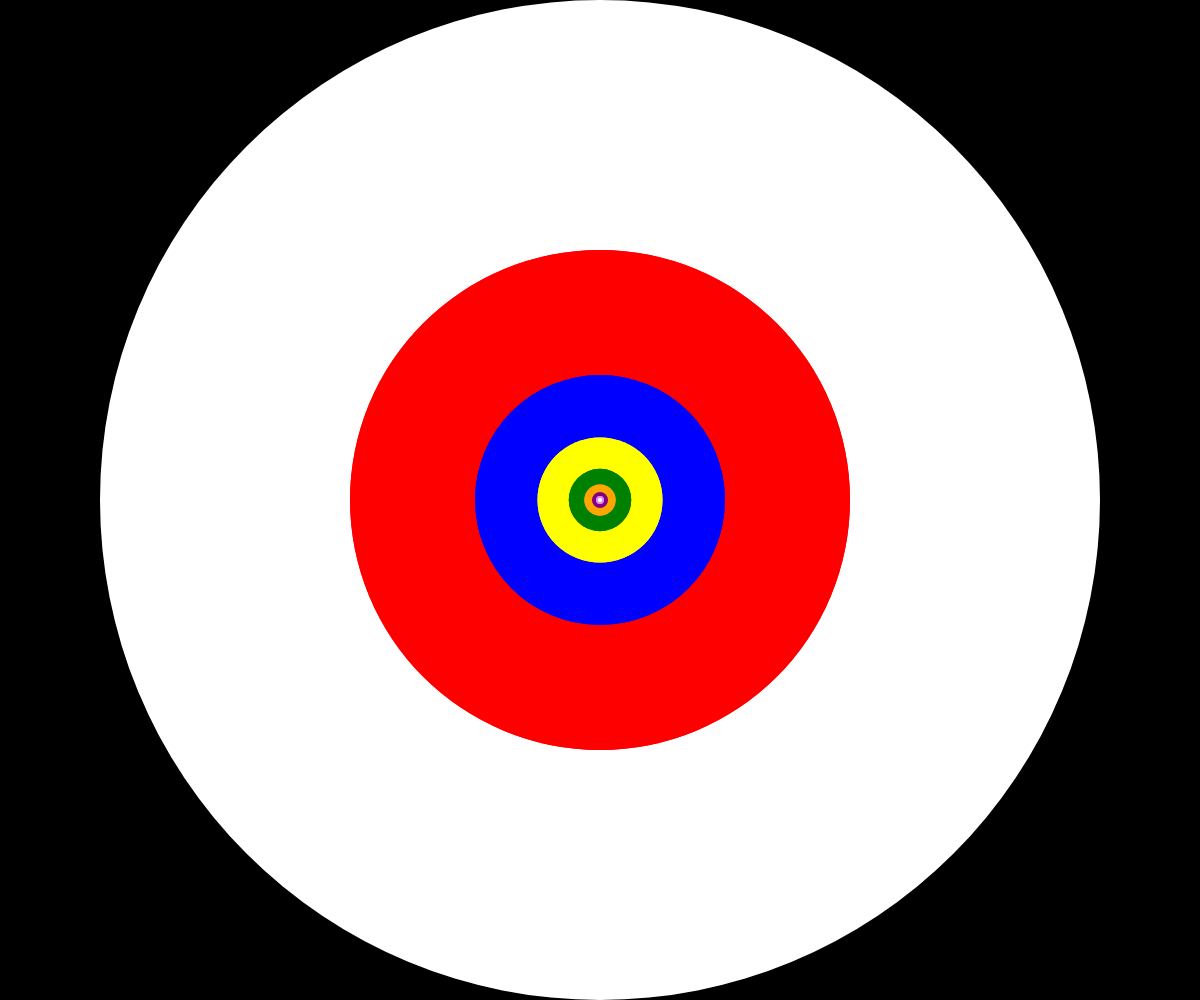
Frame 1 (no input)
Frame 60 (no input): identical to frame 1, image omitted
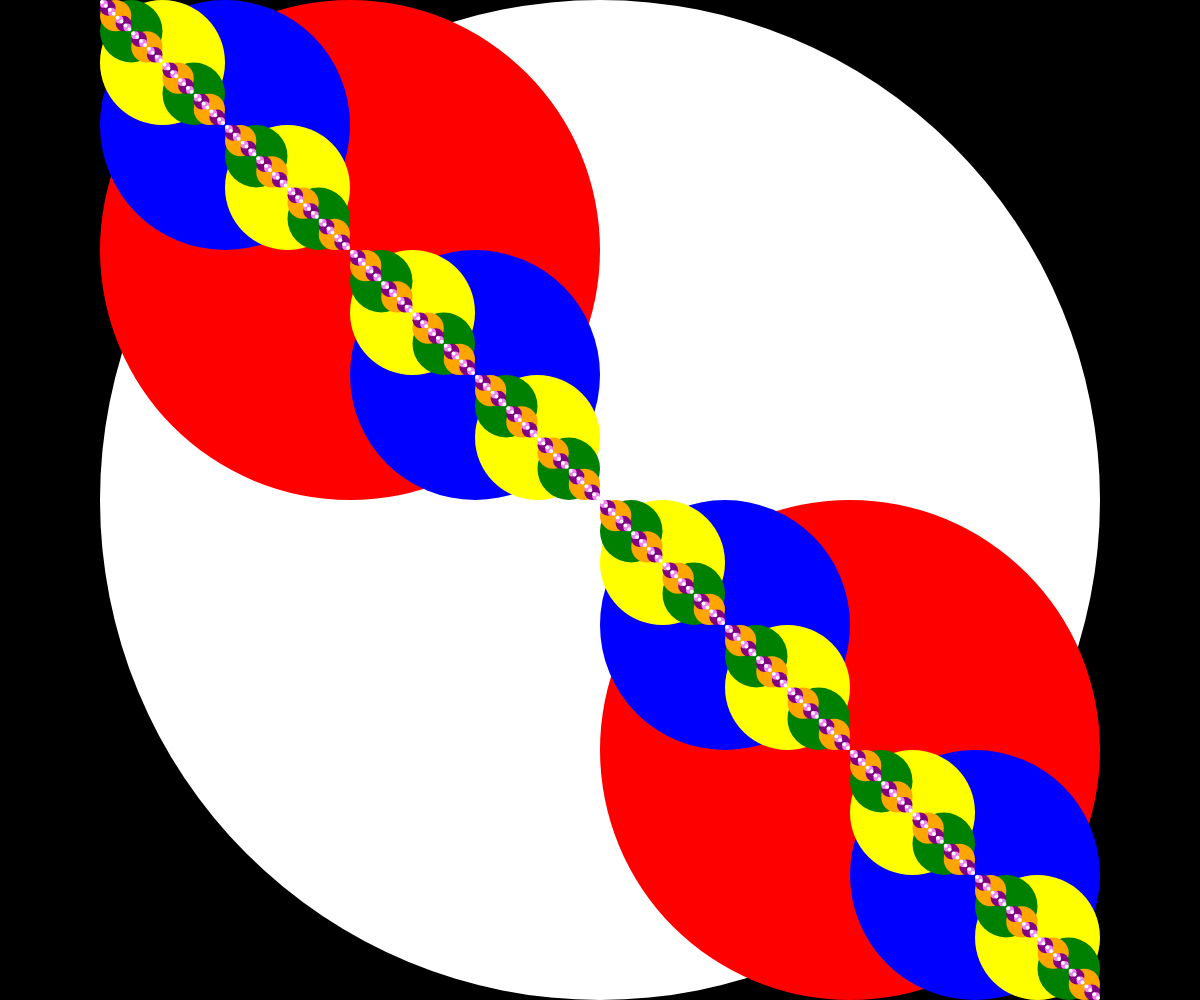
Frame 120 (the mouse pressed at the canvas centre since frame 60)

The p5.js sketch that drew these frames (run headless with seeded random() and noise() and a simulated clock; from frame 60 on, the mouse is pressed at the canvas centre):

// p5.js sketch
// ── sketch.js
// recursion demo, circle

let theColors = ["white", "red", "blue", "yellow", "green", 
                 "orange", "purple", "violet","white", "red", "blue", "yellow", "green", 
                 "orange", "purple", "violet"];

function setup() {
  createCanvas(windowWidth, windowHeight);
}

function draw() {
  background("black");
  recursiveCircle(width/2, height/2, height, 0);
}
let circleCount = 0;
function recursiveCircle(x, y, diameter, level) {
  noStroke();
  fill(theColors[level]);
  circle(x, y, diameter);

  if (diameter > 4) {
    recursiveCircle(x - (mouseX/width/2)*diameter, y - (mouseY/height/2)*diameter, diameter/2, level+1);
    circleCount++;
    //recursiveCircle(x - (mouseX/width/2)*diameter, y + (mouseY/height/2)*diameter, diameter/2, level+1);
    
    recursiveCircle(x + (mouseX/width/2)*diameter, y + (mouseY/height/2)*diameter, diameter/2, level+1);
    
    //recursiveCircle(x + (mouseX/width/2)*diameter, y - (mouseY/height/2)*diameter, diameter/2, level+1);
  
  }
  console.log(circleCount);
}
